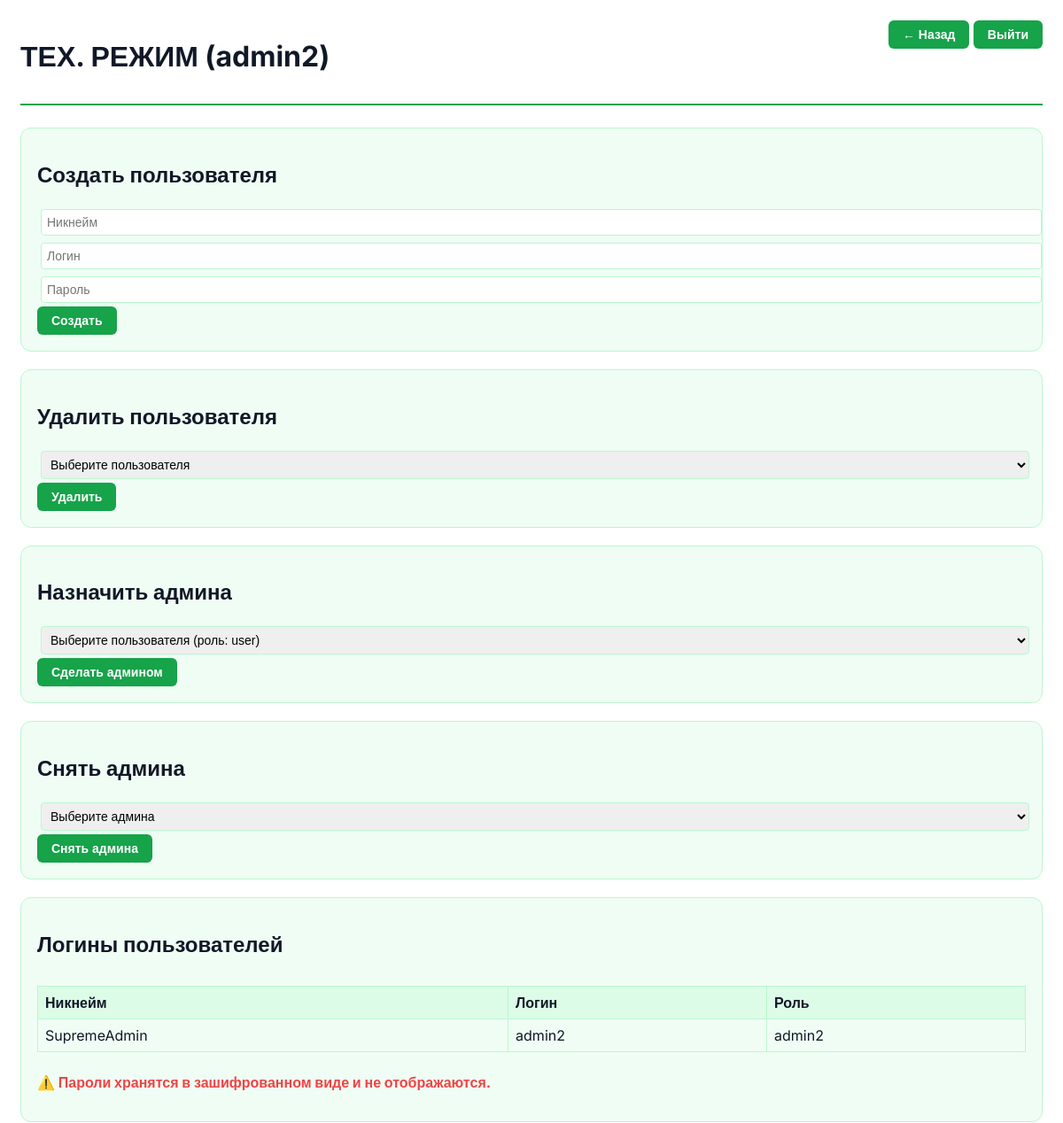
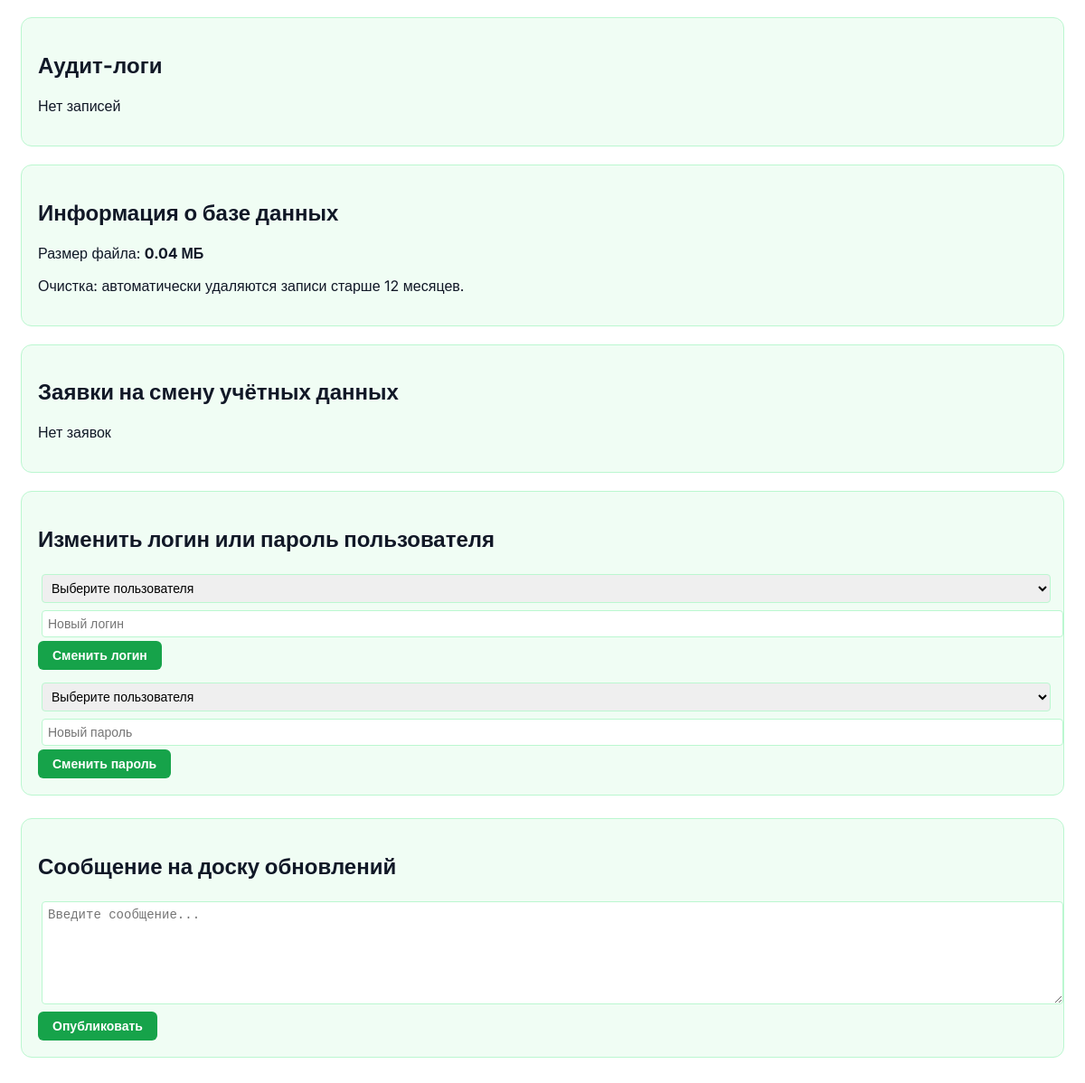
/tech-mode (signed in), run on the app's committed database (2 pictures, top to bottom).
### tables this page shows
CREATE TABLE users (
            id INTEGER PRIMARY KEY AUTOINCREMENT,
            username TEXT NOT NULL,
            login TEXT UNIQUE NOT NULL,
            password_hash TEXT NOT NULL,
            role TEXT CHECK(role IN ('user', 'admin', 'admin2')) DEFAULT 'user',
            created_at TIMESTAMP DEFAULT CURRENT_TIMESTAMP
        );

### app.py (the view)
@app.route('/tech-mode')
def tech_mode():
    if session.get('role') != 'admin2':
        return redirect('/admin-panel')
    conn = get_db_connection()
    logs = conn.execute("SELECT * FROM audit_log ORDER BY timestamp DESC LIMIT 50").fetchall()
    users = conn.execute("SELECT id, username, login, role FROM users").fetchall()
    requests = conn.execute('''
        SELECT cr.*, u.username as user_name, u.login as user_login
        FROM change_requests cr
        JOIN users u ON cr.user_id = u.id
        WHERE cr.status = 'pending'
        ORDER BY cr.created_at DESC
    ''').fetchall()
    db_size = round(os.path.getsize(DATABASE) / (1024 * 1024), 2) if os.path.exists(DATABASE) else 0
    conn.close()
    return render_template('tech_mode.html', logs=logs, users=users, db_size=db_size, requests=requests)

### app.py (called while the page is built)
def get_db_connection():
    conn = sqlite3.connect(DATABASE, check_same_thread=False)
    conn.row_factory = sqlite3.Row
    return conn

### templates/tech_mode.html (shortened to what this page needs)
<!DOCTYPE html>
<html lang="ru">
<head>
</head>
<body>
<div class="header">
    <h1>ТЕХ. РЕЖИМ (admin2)</h1>
    <div>
        <button class="btn" onclick="location.href='/admin-panel'">← Назад</button>
        <button class="btn" onclick="location.href='/logout'">Выйти</button>
    </div>
</div>
<div class="section">
    <h2>Создать пользователя</h2>
    <form method="POST" action="/api/create-user">
        <input type="text" name="username" placeholder="Никнейм" required>
        <input type="text" name="login" placeholder="Логин" required>
        <input type="password" name="password" placeholder="Пароль" required>
        <button type="submit" class="btn">Создать</button>
    </form>
</div>
<div class="section">
    <h2>Удалить пользователя</h2>
    <form method="POST" action="/api/delete-user">
        <select name="user_id" required>
            <option value="">Выберите пользователя</option>
        </select>
        <button type="submit" class="btn">Удалить</button>
    </form>
</div>
<div class="section">
    <h2>Назначить админа</h2>
    <form method="POST" action="/api/promote-to-admin">
        <select name="user_id" required>
            <option value="">Выберите пользователя (роль: user)</option>
        </select>
        <button type="submit" class="btn">Сделать админом</button>
    </form>
</div>
<div class="section">
    <h2>Снять админа</h2>
    <form method="POST" action="/api/remove-admin">
        <select name="user_id" required>
            <option value="">Выберите админа</option>
        </select>
        <button type="submit" class="btn">Снять админа</button>
    </form>
</div>
<div class="section">
    <h2>Логины пользователей</h2>
    <div class="table-container">
        <table>
            <thead>
                <tr>
                    <th>Никнейм</th>
                    <th>Логин</th>
                    <th>Роль</th>
                </tr>
            </thead>
            <tbody>
                {% for u in users %}
                <tr>
                    <td>{{ u.username }}</td>
                    <td>{{ u.login }}</td>
                    <td>{{ u.role }}</td>
                </tr>
                {% endfor %}
            </tbody>
        </table>
    </div>
    <p style="margin-top: 10px; color: #ef4444; font-weight: bold;">
        ⚠️ Пароли хранятся в зашифрованном виде и не отображаются.
    </p>
</div>
<div class="section">
    <h2>Аудит-логи</h2>
    {% if logs %}
    <div class="table-container">
        <table>
            <thead>
                <tr>
                    <th>Время</th>
                    <th>Действие</th>
                    <th>Детали</th>
                </tr>
            </thead>
            <tbody>
                {% for log in logs %}
                <tr>
                    <td>{{ log.timestamp[:16] }}</td>
                    <td>{{ log.action }}</td>
                    <td>{{ log.details }}</td>
                </tr>
                {% endfor %}
            </tbody>
        </table>
    </div>
    {% else %}
    <p>Нет записей</p>
    {% endif %}
</div>
<div class="section">
    <h2>Информация о базе данных</h2>
    <p>Размер файла: <strong>{{ "%.2f"|format(db_size) }} МБ</strong></p>
    <p>Очистка: автоматически удаляются записи старше 12 месяцев.</p>
</div>
<div class="section">
    <h2>Заявки на смену учётных данных</h2>
    {% if requests %}
        {% for req in requests %}
        <div class="request-item">
            <div><strong>{{ req.user_name }}</strong> ({{ req.user_login }})</div>
            {% if req.new_login %}
                <div>Новый логин: {{ req.new_login }}</div>
            {% endif %}
            {% if req.new_password_hash %}
                <div>Новый пароль: задан</div>
            {% endif %}
            <div style="margin-top: 8px;">
                <form method="POST" action="/api/approve-change" style="display: inline;">
                    <input type="hidden" name="request_id" value="{{ req.id }}">
                    <button type="submit" class="btn" style="background: #10b981; padding: 4px 10px; font-size: 12px;">Одобрить</button>
                </form>
                <form method="POST" action="/api/reject-change" style="display: inline; margin-left: 8px;">
                    <input type="hidden" name="request_id" value="{{ req.id }}">
                    <input type="text" name="reason" placeholder="Причина отклонения" required style="width: 150px; display: inline; margin: 0 6px;">
                    <button type="submit" class="btn" style="background: #ef4444; padding: 4px 10px; font-size: 12px;">Отклонить</button>
                </form>
            </div>
        </div>
        {% endfor %}
    {% else %}
        <p>Нет заявок</p>
    {% endif %}
</div>
<div class="section">
    <h2>Изменить логин или пароль пользователя</h2>
    <form method="POST" action="/api/admin-change-login">
        <select name="user_id" required>
            <option value="">Выберите пользователя</option>
        </select>
        <input type="text" name="new_login" placeholder="Новый логин" required>
        <button type="submit" class="btn">Сменить логин</button>
    </form>
    <form method="POST" action="/api/admin-change-password" style="margin-top: 10px;">
        <select name="user_id" required>
            <option value="">Выберите пользователя</option>
        </select>
        <input type="password" name="new_password" placeholder="Новый пароль" required>
        <button type="submit" class="btn">Сменить пароль</button>
    </form>
</div>
<div class="section news-section">
    <h2>Сообщение на доску обновлений</h2>
    <form method="POST" action="/api/post-news">
        <textarea name="message" placeholder="Введите сообщение..." required style="height: 100px;"></textarea>
        <button type="submit" class="btn">Опубликовать</button>
    </form>
</div>
</body>
</html>

### templates/tech_mode.html (style rules this page uses)
:root { --green-500: #16a34a; --green-600: #15803d; --green-100: #dcfce7; --green-50: #f0fdf4; --white: #ffffff; --gray-900: #111827; --border-color: #bbf7d0; --yellow-border: #eab308; }
body { background: var(--white); color: var(--gray-900); font-family: 'Inter', sans-serif; padding: 15px; }
.header { display: flex; justify-content: space-between; margin-bottom: 25px; padding-bottom: 12px; border-bottom: 2px solid var(--green-500); flex-wrap: wrap; gap: 10px; }
.btn { background: var(--green-500); color: white; border: none; padding: 8px 16px; border-radius: 6px; cursor: pointer; font-weight: 600; font-size: 14px; }
.section { background: var(--green-50); border: 1px solid var(--border-color); border-radius: 12px; padding: 18px; margin-bottom: 20px; }
table { width: 100%; border-collapse: collapse; margin: 12px 0; }
th, td { border: 1px solid var(--border-color); padding: 8px; text-align: left; }
th { background: var(--green-100); }
select, input, textarea { padding: 6px; margin: 4px; border: 1px solid var(--border-color); border-radius: 4px; font-size: 14px; width: 100%; }
.table-container { width: 100%; overflow-x: auto; margin: 12px 0; border-radius: 8px; }
.table-container table { min-width: 600px; }
.news-section { margin-top: 25px; }

### data on the page
users: username "SupremeAdmin", login "admin2", role "admin2"

### other printed values
{{ "%.2f"|format(db_size) }} "0.04"
